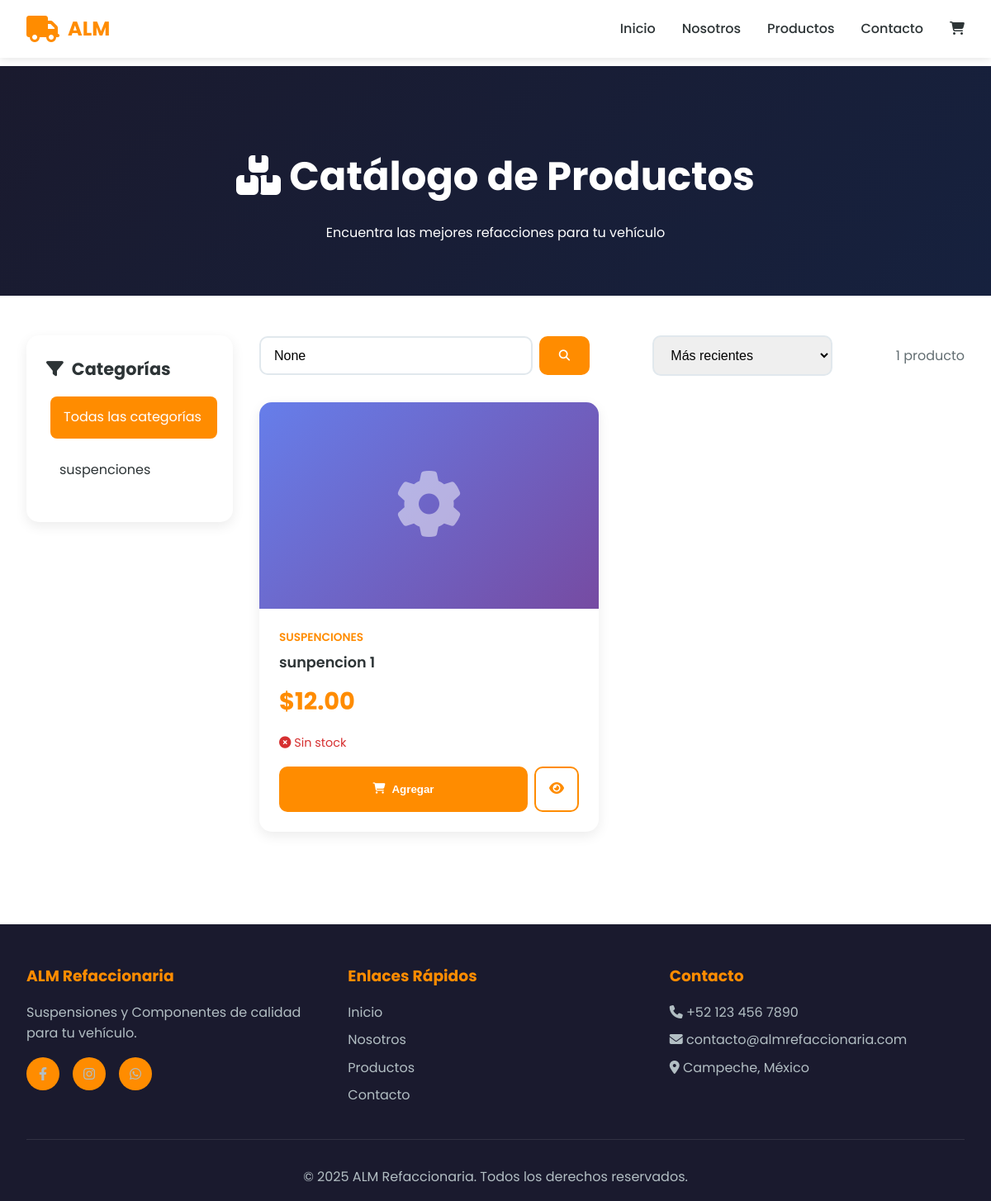
/productos/, run on an earlier commit of the app's database.
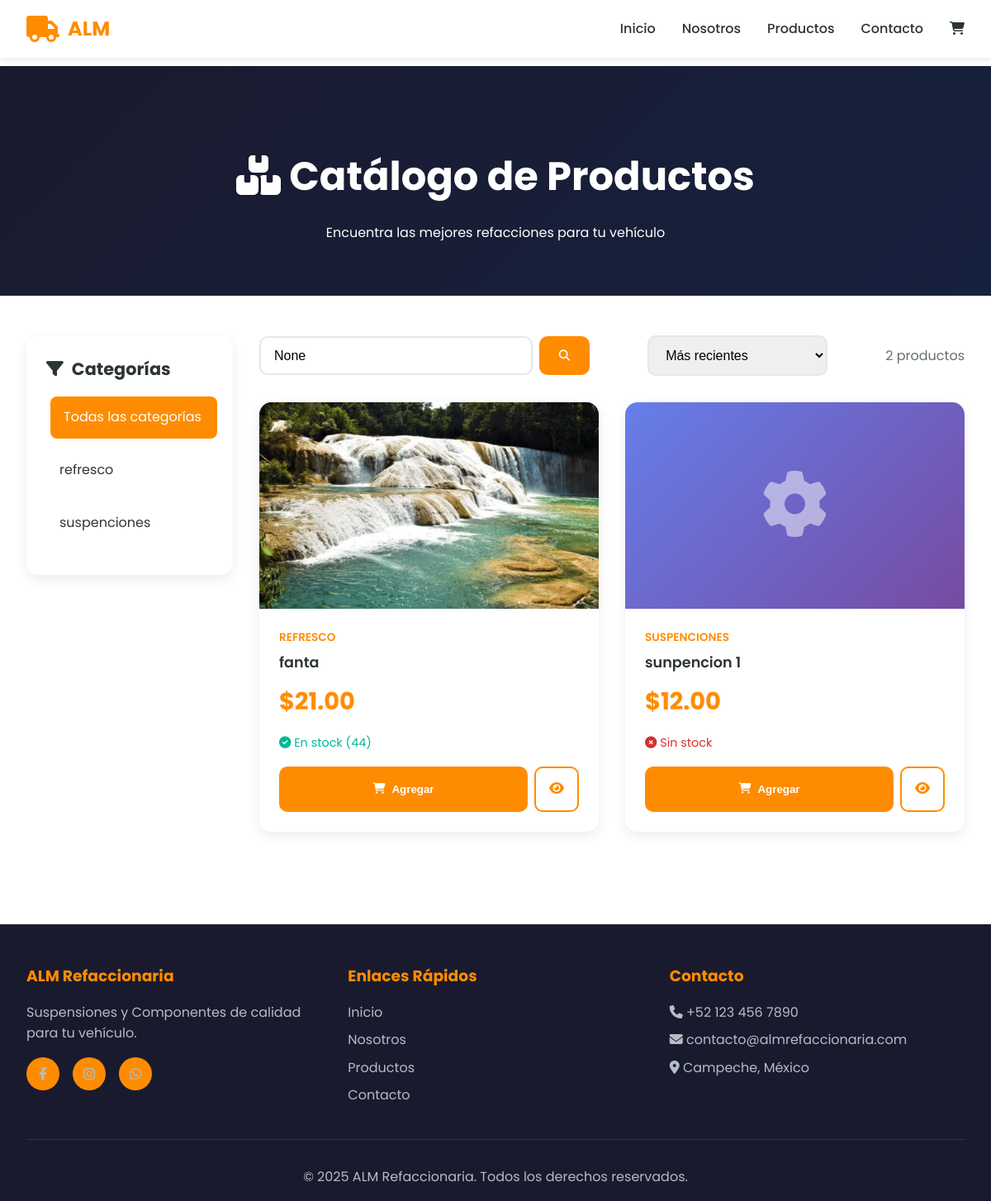
And on a later commit of the database.
### apps/productos/models.py (models this page shows, shortened)
class Categoria(models.Model):
    nombre = models.CharField(max_length=200, unique=True)
    slug = models.SlugField(max_length=200, unique=True, blank=True)
    descripcion = models.TextField(blank=True)
    imagen = models.ImageField(upload_to='categorias/', blank=True, null=True)
    activo = models.BooleanField(default=True)
    orden = models.IntegerField(default=0)
    fecha_creacion = models.DateTimeField(auto_now_add=True)
    fecha_actualizacion = models.DateTimeField(auto_now=True)
    class Meta:
        verbose_name = 'Categoría'
        verbose_name_plural = 'Categorías'
        ordering = ['orden', 'nombre']

class Producto(models.Model):
    nombre = models.CharField(max_length=200)
    slug = models.SlugField(max_length=200, unique=True, blank=True)
    categoria = models.ForeignKey(Categoria, on_delete=models.CASCADE, related_name='productos')
    descripcion = models.TextField()
    descripcion_corta = models.CharField(max_length=300, blank=True)
    precio = models.DecimalField(max_digits=10, decimal_places=2)
    precio_anterior = models.DecimalField(max_digits=10, decimal_places=2, blank=True, null=True,
                                         help_text="Precio antes del descuento")
    stock = models.IntegerField(default=0)
    marca = models.CharField(max_length=100, blank=True)
    modelo = models.CharField(max_length=100, blank=True)
    codigo_producto = models.CharField(max_length=50, unique=True, blank=True, null=True)
    imagen_principal = models.ImageField(upload_to='productos/', blank=True, null=True)
    imagen_2 = models.ImageField(upload_to='productos/', blank=True, null=True)
    imagen_3 = models.ImageField(upload_to='productos/', blank=True, null=True)
    imagen_4 = models.ImageField(upload_to='productos/', blank=True, null=True)
    disponible = models.BooleanField(default=True)
    destacado = models.BooleanField(default=False, help_text="Mostrar en página principal")
    nuevo = models.BooleanField(default=False)
    fecha_creacion = models.DateTimeField(auto_now_add=True)
    fecha_actualizacion = models.DateTimeField(auto_now=True)
    vistas = models.IntegerField(default=0)
    class Meta:
        verbose_name = 'Producto'
        verbose_name_plural = 'Productos'
        ordering = ['-fecha_creacion']
    @property
    def tiene_descuento(self):
        return self.precio_anterior and self.precio_anterior > self.precio
    @property
    def esta_en_stock(self):
        return self.stock > 0

### apps/productos/views.py (the view)
# urls.py: path('', views.catalogo, name='catalogo'),
def catalogo(request):
    productos = Producto.objects.filter(disponible=True).select_related('categoria')
    categorias = Categoria.objects.filter(activo=True)
    categoria_slug = request.GET.get('categoria')
    if categoria_slug:
        categoria = get_object_or_404(Categoria, slug=categoria_slug)
        productos = productos.filter(categoria=categoria)
    query = request.GET.get('q')
    if query:
        productos = productos.filter(nombre__icontains=query) | productos.filter(descripcion__icontains=query)
    orden = request.GET.get('orden', '-fecha_creacion')
    productos = productos.order_by(orden)
    paginator = Paginator(productos, 12)  # 12 productos por página
    page_number = request.GET.get('page')
    productos_paginados = paginator.get_page(page_number)
    context = {
        'productos': productos_paginados,
        'categorias': categorias,
        'categoria_actual': categoria_slug,
        'query': query,
    }
    return render(request, 'productos/catalogo.html', context)

### apps/carrito/carrito.py (called while the page is built)
    def __len__(self):
        return sum(item['cantidad'] for item in self.carrito.values())

### apps/carrito/context_processors.py (called while the page is built)
def carrito(request):
    return {'carrito': Carrito(request)}

### apps/productos/templates/productos/catalogo.html (shortened to what this page needs)
{% extends 'core/base.html' %}
{% load static %}
{% block content %}
<section class="page-header">
    <h1><i class="fas fa-boxes"></i> Catálogo de Productos</h1>
    <p>Encuentra las mejores refacciones para tu vehículo</p>
</section>
<section class="catalog-section">
    <div class="catalog-layout">
        <aside class="sidebar">
            <h3><i class="fas fa-filter"></i> Categorías</h3>
            <ul class="category-list">
                <li class="category-item">
                    <a href="{% url 'productos:catalogo' %}" class="category-link {% if not categoria_actual %}active{% endif %}">
                        Todas las categorías
                    </a>
                </li>
                {% for categoria in categorias %}
                <li class="category-item">
                    <a href="?categoria={{ categoria.slug }}"
                       class="category-link {% if categoria_actual == categoria.slug %}active{% endif %}">
                        {{ categoria.nombre }}
                    </a>
                </li>
                {% endfor %}
            </ul>
        </aside>
        <div class="catalog-main">
            <div class="catalog-toolbar">
                <form method="get" class="search-box">
                    <input type="text" name="q" placeholder="Buscar productos..." value="{{ query }}">
                    <button type="submit"><i class="fas fa-search"></i></button>
                </form>
                <div class="sort-box">
                    <select onchange="window.location.href='?orden=' + this.value">
                        <option value="-fecha_creacion">Más recientes</option>
                    </select>
                </div>
                <div class="results-info">
                    {{ productos.paginator.count }} producto{{ productos.paginator.count|pluralize }}
                </div>
            </div>
            {% if productos %}
            <div class="products-grid">
                {% for producto in productos %}
                <div class="product-card">
                    <div class="product-image">
                        {% if producto.imagen_principal %}
                        <img src="{{ producto.imagen_principal.url }}" alt="{{ producto.nombre }}">
                        {% else %}
                        <div class="product-image-placeholder">
                            <i class="fas fa-cog"></i>
                        </div>
                        {% endif %}
                    </div>
                    <div class="product-info">
                        <div class="product-category">{{ producto.categoria.nombre }}</div>
                        <h3 class="product-title">
                            <a href="{% url 'productos:detalle' producto.slug %}">{{ producto.nombre }}</a>
                        </h3>
                        <div class="product-prices">
                            <span class="product-price">${{ producto.precio }}</span>
                        </div>
                        <div class="product-stock {% if not producto.esta_en_stock %}sin-stock{% endif %}">
                            {% if producto.esta_en_stock %}
                            <i class="fas fa-check-circle"></i> En stock ({{ producto.stock }})
                            {% else %}
                            <i class="fas fa-times-circle"></i> Sin stock
                            {% endif %}
                        </div>
                        <div class="product-actions">
                            <form method="post" action="{% url 'carrito:agregar' producto.id %}" style="display: contents;">
                                <button type="submit" class="btn-add-cart" {% if not producto.esta_en_stock %}disabled{% endif %}>
                                    <i class="fas fa-shopping-cart"></i> Agregar
                                </button>
                            </form>
                            <a href="{% url 'productos:detalle' producto.slug %}" class="btn-view">
                                <i class="fas fa-eye"></i>
                            </a>
                        </div>
                    </div>
                </div>
                {% endfor %}
            </div>
            {% endif %}
        </div>
    </div>
</section>
{% endblock %}

### apps/core/templates/core/base.html (shortened to what this page needs)
{% load static %}
<!DOCTYPE html>
<html lang="es">
<head>
    <link rel="stylesheet" href="https://cdnjs.cloudflare.com/ajax/libs/font-awesome/6.4.0/css/all.min.css">
</head>
<body>
    <nav class="navbar" id="navbar">
        <div class="navbar-container">
            <a href="{% url 'core:index' %}" class="logo">
                <i class="fas fa-truck"></i>
                <span>ALM</span>
            </a>
            <ul class="nav-menu" id="navMenu">
                <li><a href="{% url 'core:index' %}" class="nav-link">Inicio</a></li>
                <li><a href="{% url 'core:nosotros' %}" class="nav-link">Nosotros</a></li>
                <li><a href="{% url 'productos:catalogo' %}" class="nav-link">Productos</a></li>
                <li><a href="{% url 'core:contacto' %}" class="nav-link">Contacto</a></li>
                <li>
                    <a href="{% url 'carrito:ver_carrito' %}" class="nav-link" style="position: relative;">
                        <i class="fas fa-shopping-cart"></i>
                    </a>
                </li>
            </ul>
        </div>
    </nav>
    <main>
        {% block content %}{% endblock %}
    </main>
    <footer>
        <div class="footer-content">
            <div class="footer-section">
                <h3>ALM Refaccionaria</h3>
                <p>Suspensiones y Componentes de calidad para tu vehículo.</p>
                <div class="social-links">
                    <a href="#"><i class="fab fa-facebook-f"></i></a>
                    <a href="#"><i class="fab fa-instagram"></i></a>
                    <a href="#"><i class="fab fa-whatsapp"></i></a>
                </div>
            </div>
            <div class="footer-section">
                <h3>Enlaces Rápidos</h3>
                <a href="{% url 'core:index' %}">Inicio</a>
                <a href="{% url 'core:nosotros' %}">Nosotros</a>
                <a href="#">Productos</a>
                <a href="{% url 'core:contacto' %}">Contacto</a>
            </div>
            <div class="footer-section">
                <h3>Contacto</h3>
                <p><i class="fas fa-phone"></i> +52 123 456 7890</p>
                <p><i class="fas fa-envelope"></i> contacto@almrefaccionaria.com</p>
                <p><i class="fas fa-map-marker-alt"></i> Campeche, México</p>
            </div>
        </div>
        <div class="footer-bottom">
            <p>&copy; 2025 ALM Refaccionaria. Todos los derechos reservados.</p>
        </div>
    </footer>
</body>
</html>

### apps/core/templates/core/base.html (style rules this page uses)
* { margin: 0; padding: 0; box-sizing: border-box; }
:root { --primary-color: #FF8C00; --secondary-color: #1a1a2e; --accent-color: #FFA500; --text-dark: #2d3436; --text-light: #636e72; --white: #ffffff; --light-bg: #f8f9fa; }
body { font-family: 'Poppins', sans-serif; line-height: 1.6; color: var(--text-dark); }
.navbar { background: var(--white); box-shadow: 0 2px 10px rgba(0,0,0,0.1); position: fixed; width: 100%; top: 0; z-index: 1000; transition: all 0.3s ease; }
.navbar-container { max-width: 1200px; margin: 0 auto; display: flex; justify-content: space-between; align-items: center; padding: 1rem 2rem; }
.logo { display: flex; align-items: center; gap: 10px; font-size: 1.5rem; font-weight: 700; color: var(--primary-color); text-decoration: none; }
.logo i { font-size: 2rem; }
.nav-menu { display: flex; list-style: none; gap: 2rem; align-items: center; }
.nav-link { color: var(--text-dark); text-decoration: none; font-weight: 500; transition: color 0.3s ease; position: relative; }
.nav-link::after { content: ''; position: absolute; width: 0; height: 2px; bottom: -5px; left: 0; background: var(--primary-color); transition: width 0.3s ease; }
main { margin-top: 80px; }
footer { background: var(--secondary-color); color: var(--white); padding: 3rem 2rem 1rem; margin-top: 4rem; }
.footer-content { max-width: 1200px; margin: 0 auto; display: grid; grid-template-columns: repeat(auto-fit, minmax(250px, 1fr)); gap: 2rem; }
.footer-section h3 { color: var(--primary-color); margin-bottom: 1rem; }
.footer-section p, .footer-section a { color: #b2bec3; text-decoration: none; display: block; margin-bottom: 0.5rem; }
.social-links { display: flex; gap: 1rem; margin-top: 1rem; }
.social-links a { width: 40px; height: 40px; background: var(--primary-color); border-radius: 50%; display: flex; align-items: center; justify-content: center; transition: transform 0.3s ease; }
.footer-bottom { text-align: center; padding-top: 2rem; margin-top: 2rem; border-top: 1px solid rgba(255,255,255,0.1); color: #b2bec3; }

What changed in the data, as far as the page shows it:
added Categoria: nombre "refresco"
added Producto: imagen_principal (picture), categoria.nombre "REFRESCO", nombre "fanta", precio "21.00", stock "44"
Also different on the page:
{{ productos.paginator.count }}: "1" → "2"
